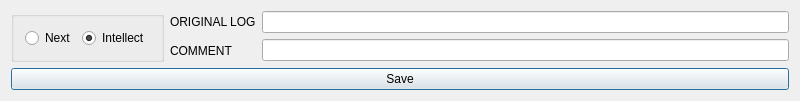
<?xml version="1.0" encoding="UTF-8"?>
<ui version="4.0">
 <class>DlgEdit</class>
 <widget class="QDialog" name="DlgEdit">
  <property name="geometry">
   <rect>
    <x>0</x>
    <y>0</y>
    <width>800</width>
    <height>95</height>
   </rect>
  </property>
  <property name="windowTitle">
   <string>DlgEdit</string>
  </property>
  <layout class="QGridLayout" name="gridLayout_2">
   <item row="1" column="0">
    <widget class="QPushButton" name="pushButtonSave">
     <property name="text">
      <string>Save</string>
     </property>
    </widget>
   </item>
   <item row="0" column="0">
    <layout class="QGridLayout" name="gridLayout">
     <item row="0" column="2">
      <widget class="QLineEdit" name="lineEditLog">
       <property name="tabletTracking">
        <bool>false</bool>
       </property>
       <property name="focusPolicy">
        <enum>Qt::NoFocus</enum>
       </property>
       <property name="readOnly">
        <bool>true</bool>
       </property>
      </widget>
     </item>
     <item row="1" column="2">
      <widget class="QLineEdit" name="lineEditComment"/>
     </item>
     <item row="1" column="1">
      <widget class="QLabel" name="label_2">
       <property name="text">
        <string>COMMENT</string>
       </property>
      </widget>
     </item>
     <item row="0" column="1">
      <widget class="QLabel" name="label">
       <property name="text">
        <string>ORIGINAL LOG</string>
       </property>
      </widget>
     </item>
     <item row="0" column="0" rowspan="2">
      <widget class="QGroupBox" name="groupBox">
       <property name="title">
        <string/>
       </property>
       <layout class="QHBoxLayout" name="horizontalLayout">
        <item>
         <widget class="QRadioButton" name="radioButtonNext">
          <property name="text">
           <string>Next</string>
          </property>
         </widget>
        </item>
        <item>
         <widget class="QRadioButton" name="radioButtonIntellect">
          <property name="text">
           <string>Intellect</string>
          </property>
          <property name="checked">
           <bool>true</bool>
          </property>
         </widget>
        </item>
       </layout>
      </widget>
     </item>
    </layout>
   </item>
  </layout>
 </widget>
 <layoutdefault spacing="6" margin="11"/>
 <resources/>
 <connections/>
</ui>
